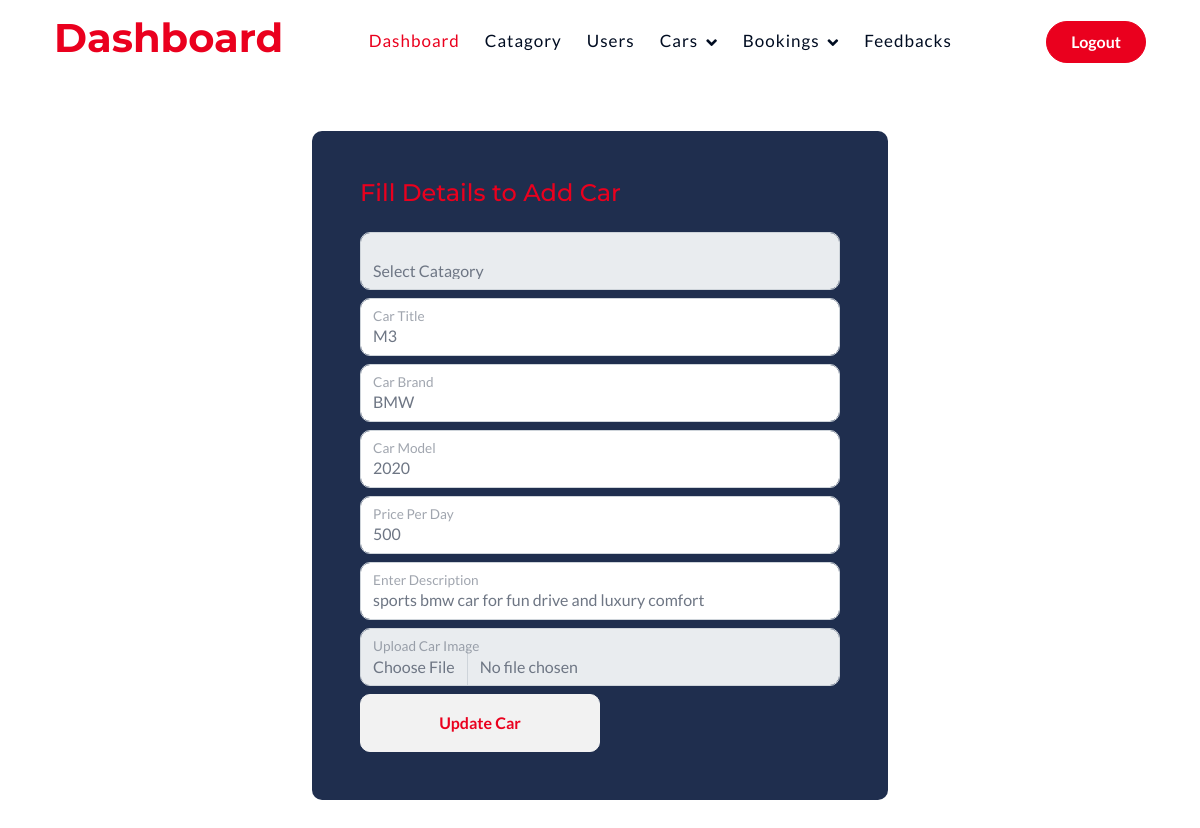
Screenshot of /editCar.php?id=3 (signed in) with the database file from the repository.
### tables this page shows
CREATE TABLE `cars` (
  `id` int(11) NOT NULL,
  `cat_id` int(20) NOT NULL,
  `title` varchar(20) NOT NULL,
  `brand` varchar(20) NOT NULL,
  `model` int(20) NOT NULL,
  `price_per_day` int(20) NOT NULL,
  `image_url` varchar(100) NOT NULL,
  `description` varchar(100) NOT NULL,
  `status` varchar(20) NOT NULL DEFAULT 'active',
  `created_at` timestamp NOT NULL DEFAULT current_timestamp()
);

### editCar.php (the view, shortened to what this page needs)
<?php
include("adminHeader.php");
include("config.php");
$id = $_GET['id'];
$q = "SELECT `title`, `brand`, `model`, `price_per_day`, `image_url`, `description` FROM `cars` WHERE `id` = '$id'";
$r = mysqli_query($conn, $q);
$d = mysqli_fetch_assoc($r);
?>
<div class="container-fluid py-5">
    <div class="row justify-content-center">
        <div class="col-xl-6 wow fadeInUp" data-wow-delay="0.1s">
            <div class="bg-secondary p-5 rounded">
                <h4 class="text-primary mb-4">Fill Details to Add Car</h4>
                <form action="" method="post" enctype="multipart/form-data">
                    <div class="row g-2">
                        <div class="col-lg-12 col-xl-12">
                            <div class="form-floating">
                                <select name="cat_id" id="" class="form-control" required>
                                    <option value="" selected disabled>Select Catagory</option>
                                </select>
                            </div>
                        </div>
                        <div class="col-lg-12 col-xl-12">
                            <div class="form-floating">
                                <input type="text" class="form-control" name="title" id="title" placeholder="Car Title" value="<?php echo $d['title']; ?>" required>
                                <label for="title">Car Title</label>
                            </div>
                        </div>
                        <div class="col-lg-12 col-xl-12">
                            <div class="form-floating">
                                <input type="text" class="form-control" name="brand" id="brand" placeholder="Car Brand" value="<?php echo $d['brand']; ?>" required>
                                <label for="brand">Car Brand</label>
                            </div>
                        </div>
                        <div class="col-lg-12 col-xl-12">
                            <div class="form-floating">
                                <input type="text" class="form-control" name="model" id="model" placeholder="Car Model" value="<?php echo $d['model']; ?>" required>
                                <label for="model">Car Model</label>
                            </div>
                        </div>
                        <div class="col-lg-12 col-xl-12">
                            <div class="form-floating">
                                <input type="text" class="form-control" name="price_per_day" id="price_per_day" placeholder="Price Per Day" value="<?php echo $d['price_per_day']; ?>" required>
                                <label for="price_per_day">Price Per Day</label>
                            </div>
                        </div>
                        <div class="col-lg-12 col-xl-12">
                            <div class="form-floating">
                                <input type="text" class="form-control" name="description" id="description" placeholder="Enter Description" value="<?php echo $d['description']; ?>" required>
                                <label for="description">Enter Description</label>
                            </div>
                        </div>
                        <div class="col-lg-12 col-xl-12">
                            <div class="form-floating">
                                <input type="file" class="form-control" name="img" id="img" required>
                                <label for="img">Upload Car Image</label>
                            </div>
                        </div>
                        <div class="col-12">
                            <button class="btn btn-light w-50 py-3" name="addBtn">Update Car</button>
                        </div>
                    </div>
                </form>
            </div>
        </div>
    </div>
</div>
<?php
include("adminFooter.php");
?>

### css/style.css (style rules this page uses)
.btn { font-weight: 600; transition: .5s; }
.btn.btn-light { color: var(--bs-primary); }

### rows the page displays
cars: title "M3", brand "BMW", model "2020", price_per_day "500", description "sports bmw car for fun drive and luxury comfort"
